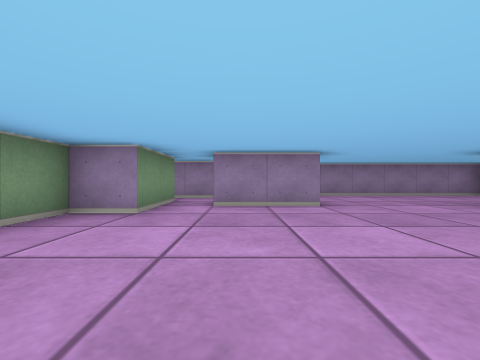
View 1 (above)

12 first-person views from a walk through a cub3D maze. The camera is about half as high as the walls, looks level and sees 90° across. The floor is counted in squares. Each view is taken from the middle of a square. On the plan, view 1 faces up. The plan holds only what a view shows up to about 9 squares ahead; the rest is blank.

View 2
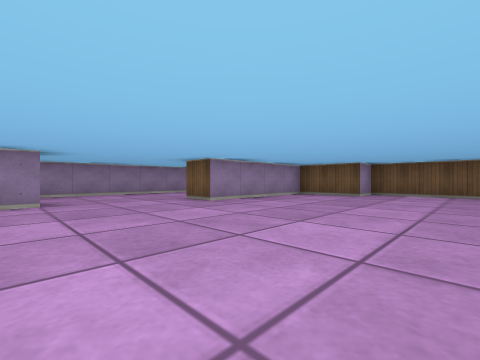

View 3
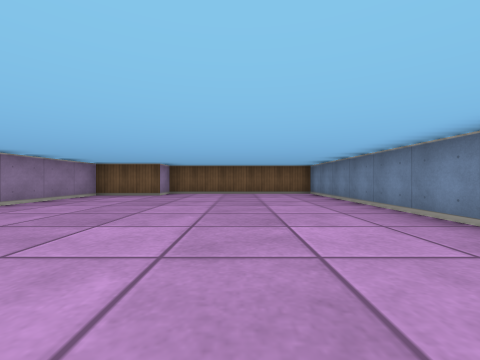

View 4
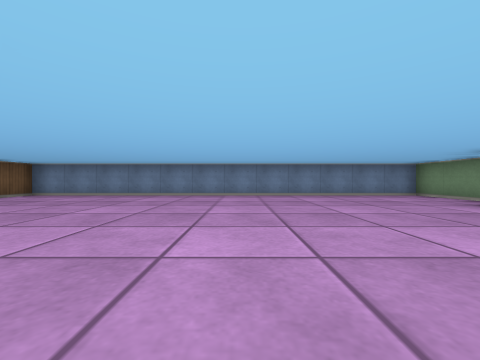

View 5
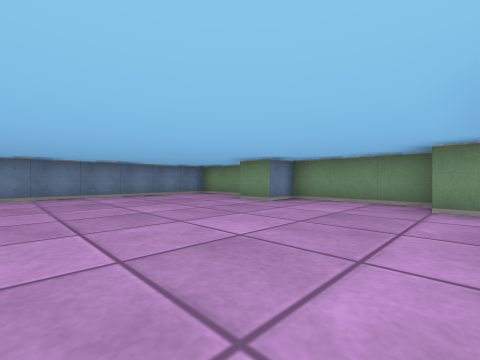

View 6
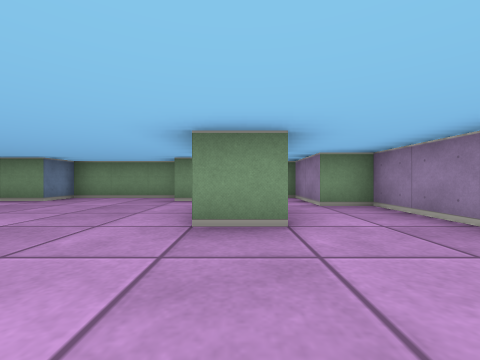

View 7
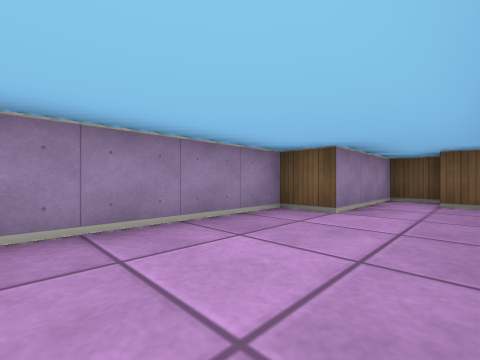

View 8
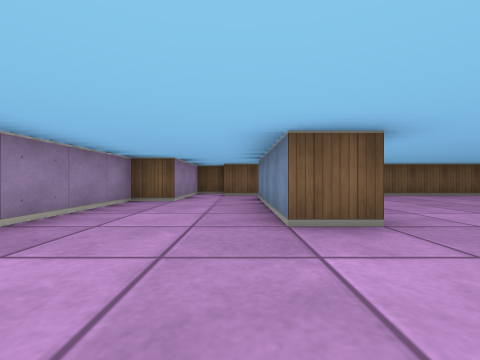

View 9
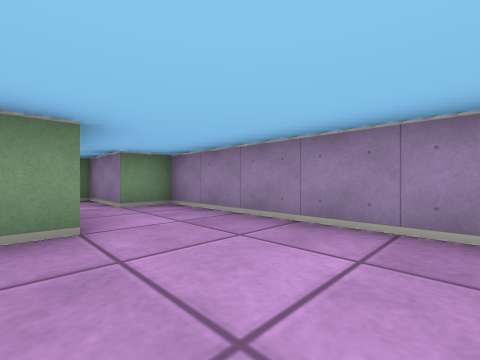

View 10
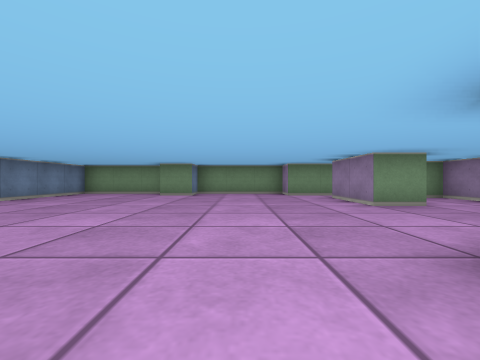

View 11
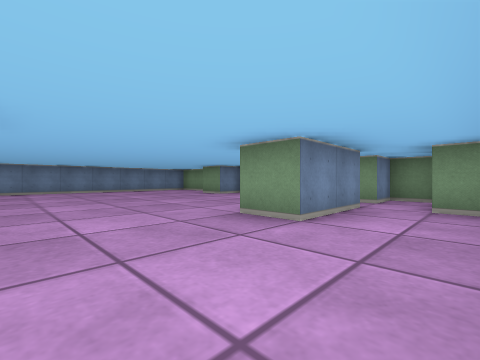

View 12
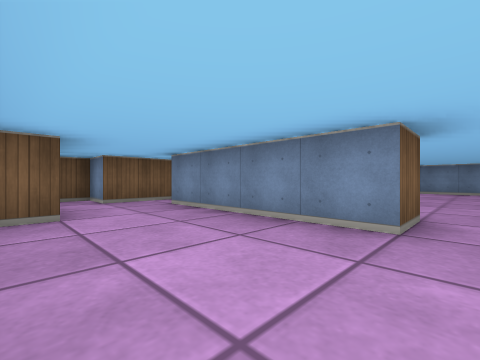

### Floor plan
Points are (right, up) in squares from view 1. A wall is a line through its corners. A room is listed if a view was taken in it or the views show most of it. See-through windows are left out.
Room 1 (views 1, 2, 3, 4, 5, 6, 7, 8, 9, 10, 11, 12)
walls: (1.5, 5.5) (1.5, 4.5) (-0.5, 4.5); (9.5, 3.9) (9.5, 5.5) (10.5, 5.5) (10.5, 6.5) (7.5, 6.5) (7.5, 7.5) (-0.5, 7.5) (-0.5, 6.5); (-1.5, 4.5) (-1.5, 3.5) (-2.5, 3.5) (-2.5, 0.5) (-1.5, 0.5) (-1.5, -0.5); (-2.5, -0.8) (-2.5, -3.5) (9.5, -3.5) (9.5, 1.5) (8.5, 1.5) (8.5, 3.5) (4.5, 3.5) (4.5, 4.5) (8.5, 4.5)
ways out: opening at (-1, 5) to room 2; opening at (0.5, 6) to room 2
Room 2 (no view inside)
walls: (-0.5, 5.5) (1.5, 5.5); (-0.5, 6.5) (-2.5, 6.5) (-2.5, 5.5) (-1.5, 5.5) (-1.5, 4.5)
ways out: opening at (-1, 5) to room 1; opening at (0.5, 6) to room 1

Positions as (right, up) in squares from view 1, and headings:
1: (0, 0), facing up
2: (1, -1), facing up-right
3: (1, -1), facing right
4: (3, 4), facing down
5: (3, 4), facing down-left
6: (4, 5), facing left
7: (4, 5), facing up-right
8: (2, 5), facing right
9: (4, 5), facing up-left
10: (6, 2), facing left
11: (4, 7), facing down-left
12: (4, 7), facing down-right
